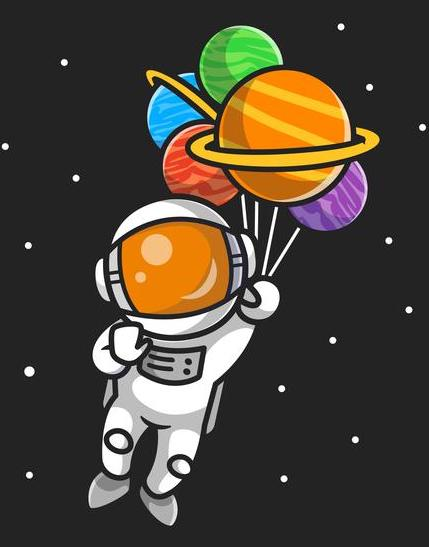
#> input picture astro.jpg, 429 x 547 px
$ python Test.py
#> lines starting #> are read from the running program, lines starting #| are printed output that depends on the picture; after the words box and inside, x2 and y2 are one past the last pixel; in counts of white or black regions, pixels touching at a corner belong together
import cv2
# Credit: https://stackoverflow.com/questions/61643039/improving-canny-edge-detection

# read image
img = cv2.imread("astro.jpg")
#> img is the input picture: shape (547, 429, 3); mean B, G, R 55.5, 67.7, 75.2

# convert to gray
gray = cv2.cvtColor(img, cv2.COLOR_BGR2GRAY)
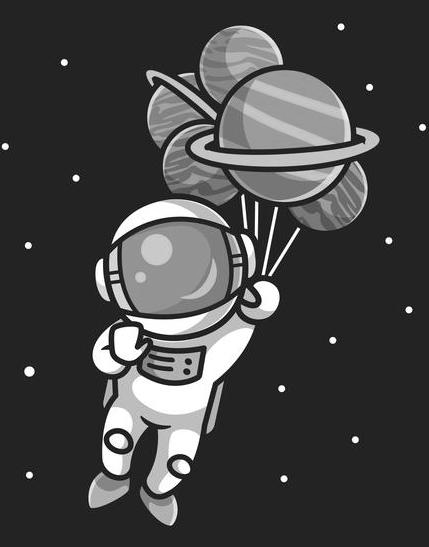
#> gray: shape (547, 429); min 0, max 255, mean 68.5

# threshold
thresh = cv2.threshold(gray, 180, 255, cv2.THRESH_BINARY)[1]
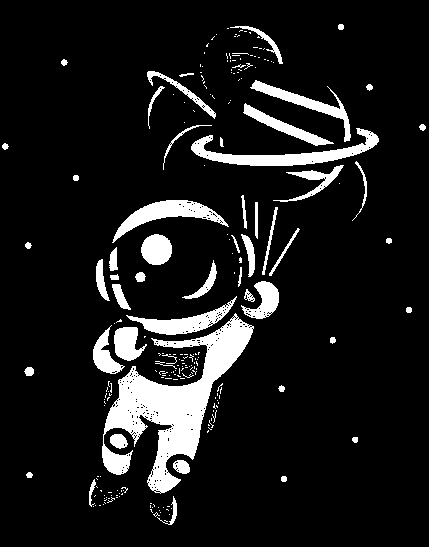
#> thresh: shape (547, 429); 10.4% white; 233 white regions (179 under 20 px), largest, box (x1, y1, x2, y2) and area: (102, 313, 254, 494) 8987, (191, 128, 379, 166) 2134, (112, 200, 229, 243) 1578

# morphology edgeout = dilated_mask - mask
# morphology dilate
kernel = cv2.getStructuringElement(cv2.MORPH_RECT, (3,3))
dilate = cv2.morphologyEx(thresh, cv2.MORPH_DILATE, kernel)
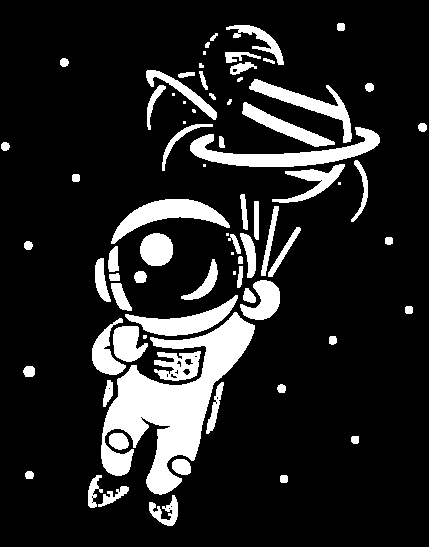
#> dilate: shape (547, 429); 14.6% white; 77 white regions (11 under 20 px), largest, box (x1, y1, x2, y2) and area: (101, 312, 255, 495) 10388, (190, 127, 380, 167) 2688, (111, 199, 230, 244) 1960

# get absolute difference between dilate and thresh
diff = cv2.absdiff(dilate, thresh)
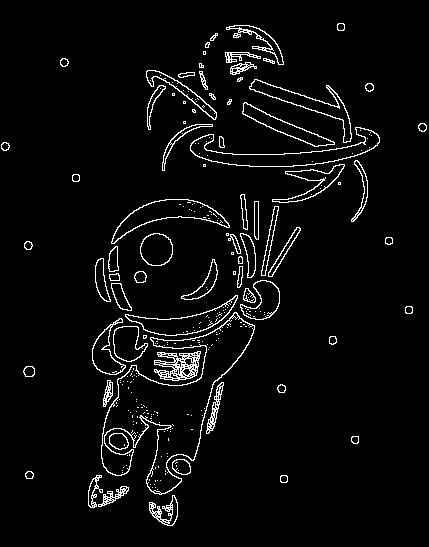
#> diff: shape (547, 429); 4.2% white in thin lines or dots

# invert
edges = 255 - diff
#> edges: shape (547, 429); 95.8% white; black in thin lines or dots

# write result to disk
cv2.imwrite("cartoon_thresh.jpg", thresh)
cv2.imwrite("cartoon_dilate.jpg", dilate)
cv2.imwrite("cartoon_diff.jpg", diff)
cv2.imwrite("cartoon_edges.jpg", edges)
